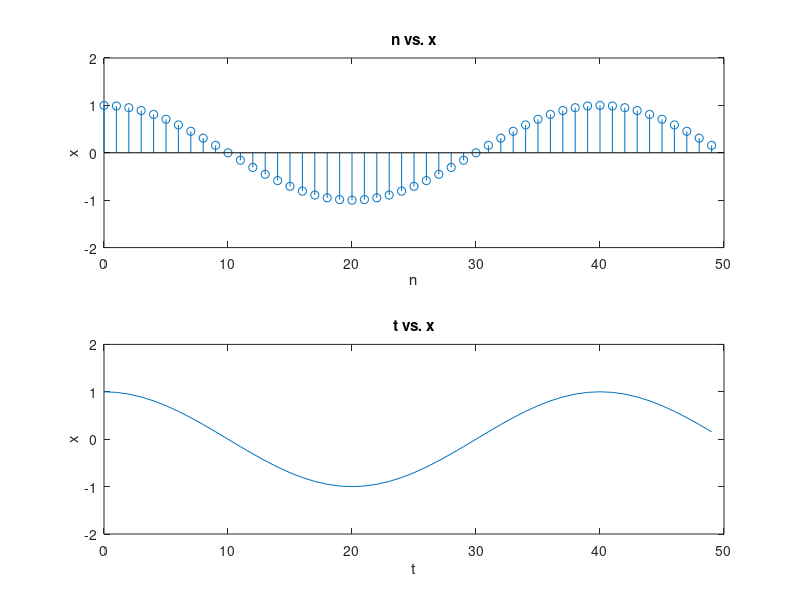

Here is the MATLAB script that generated this plot:
% FILE: Assignment1.m
% NAME: Zhimingyuan Liu
% DESCRIPTION: Manually create a 5 second cos signal with 200Hz
% frequency
% and 8kHz samling rate, both discrete one and continous one.
% Clear all variables and close all windows 
clear all;
close all;
% Initialize the time and sample vector
Fs = 8000;
Ts = 1/8000;
n = 0:(1):(5/Ts); % Continous time vector

% Create the discrete and continous vectors
x = cos(400*pi*n*Ts);

% Extract the first 50 sample of both signal
x_s = x(1:50);
n_s = n(1:50);


% plot the 50 sample
figure(1);
subplot(2,1,1);
stem(n_s, x_s);
title('n vs. x');
xlabel('n');
ylabel('x');
ylim([-2,2]); 

subplot(2,1,2);
plot(n_s, x_s);
title('t vs. x');
xlabel('t');
ylabel('x');
ylim([-2,2]);

sound(x,Fs);

% Save the signals in wav format
audiowrite('assignment 1.wav',x,Fs);
